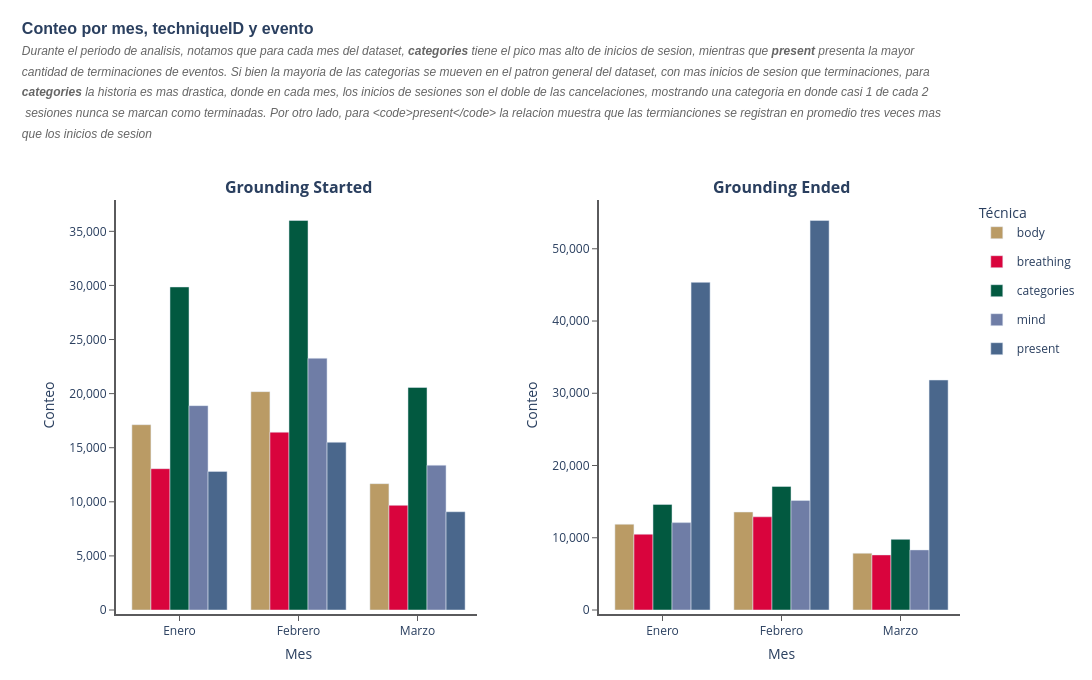

The notebook cell this image was saved under:
### Code cell
#? 8. Visualizacion con Plotly de la agrupacion por mes y techniqueID
agrupacion_mes_plot = agrupacion_mes.melt(
    id_vars=['mes_num', 'nombre_mes', 'techniqueID'],
    value_vars=['Grounding Started', 'Grounding Ended'],
    var_name='event', value_name='conteo'
)

#? 8.1 Filtrar solo hasta marzo (mes_num <= 3)
agrupacion_mes_plot = agrupacion_mes_plot[agrupacion_mes_plot['mes_num'] <= 3]
orden_meses_filtrado = [m for m in orden_meses if m in agrupacion_mes_plot['nombre_mes'].values]


#? 8.2 Definimos los subplots en donde vamos a trabajar
events = ['Grounding Started', 'Grounding Ended']
fig = make_subplots(
    rows=1, cols=2,
    subplot_titles=[f'<b>{e}</b>' for e in events],
    horizontal_spacing=0.15
)

techniques = agrupacion_mes_plot['techniqueID'].unique()
shown_legends = set()

#? 8.3 Iteramos sobre todos los eventos para obtener los detalles del conteo de cada evento donde mantenemos informacion de tecnicas y messe
for col_idx, event in enumerate(events, start=1):
    event_data = agrupacion_mes_plot[agrupacion_mes_plot['event'] == event]
    #? 8.3.1 Por cada tecnica, extrameos la data de esa tecnica directamente y anadimos el grafico de barras con un eje x de los mese, y el conteo y segmentado por el el color de
    #? la tecnica
    for tech in techniques:
        tech_data = (event_data[event_data['techniqueID'] == tech]
                     .set_index('nombre_mes')
                     .reindex(orden_meses_filtrado)
                     .reset_index())
        show_legend = tech not in shown_legends
        shown_legends.add(tech)
        fig.add_trace(
            go.Bar(
                x=tech_data['nombre_mes'],
                y=tech_data['conteo'],
                name=tech,
                legendgroup=tech,
                showlegend=show_legend,
                marker_color=TECHNIQUE_COLORS.get(tech),
            ),
            row=1, col=col_idx
        )

#? 8.4 Definimos estilos adicionales
fig.update_layout(barmode='group')
apply_dashboard_theme(
    fig,
    'Conteo por mes, techniqueID y evento',
    'Durante el periodo de analisis, notamos que para cada mes del dataset, <b>categories</b> tiene el pico mas alto de inicios de sesion, mientras que <b>present</b> presenta la mayor<br>'
    'cantidad de terminaciones de eventos. Si bien la mayoria de las categorias se mueven en el patron general del dataset, con mas inicios de sesion que terminaciones, para<br><b>categories</b> la historia es mas drastica, donde en cada mes, los inicios de sesiones son el doble de las cancelaciones, mostrando una categoria en donde casi 1 de cada 2<br> sesiones nunca se marcan como terminadas. Por otro lado, para <code>present</code> la relacion muestra que las termianciones se registran en promedio tres veces mas<br>que los inicios de sesion',
    height=680,
)
fig.update_layout(legend_title='Técnica', hovermode='closest')
fig.update_xaxes(title='Mes', showgrid=False, showline=True, linecolor=COLOR_LINE, linewidth=2, ticks='outside', tickcolor=COLOR_LINE)
fig.update_yaxes(title='Conteo', showgrid=False, showline=True, linecolor=COLOR_LINE, linewidth=2, ticks='outside', tickcolor=COLOR_LINE, tickformat=',.0f')
fig.show()

### Figure 1 — Plotly figure (JSON) as saved in the notebook; plotly's stock layout.template omitted (floating-point values rounded to 4 significant figures)
{"data": [{"legendgroup": "body", "marker": {"color": "#BA9B65"}, "name": "body", "showlegend": true, "x": ["Enero", "Febrero", "Marzo"], "y": [17127, 20183, 11678], "type": "bar", "xaxis": "x", "yaxis": "y"}, {"legendgroup": "breathing", "marker": {"color": "#D9043D"}, "name": "breathing", "showlegend": true, "x": ["Enero", "Febrero", "Marzo"], "y": [13062, 16434, 9674], "type": "bar", "xaxis": "x", "yaxis": "y"}, {"legendgroup": "categories", "marker": {"color": "#025940"}, "name": "categories", "showlegend": true, "x": ["Enero", "Febrero", "Marzo"], "y": [29859, 36001, 20568], "type": "bar", "xaxis": "x", "yaxis": "y"}, {"legendgroup": "mind", "marker": {"color": "#6F7DA6"}, "name": "mind", "showlegend": true, "x": ["Enero", "Febrero", "Marzo"], "y": [18889, 23266, 13384], "type": "bar", "xaxis": "x", "yaxis": "y"}, {"legendgroup": "present", "marker": {"color": "#4A678C"}, "name": "present", "showlegend": true, "x": ["Enero", "Febrero", "Marzo"], "y": [12812, 15505, 9084], "type": "bar", "xaxis": "x", "yaxis": "y"}, {"legendgroup": "body", "marker": {"color": "#BA9B65"}, "name": "body", "showlegend": false, "x": ["Enero", "Febrero", "Marzo"], "y": [11870, 13563, 7859], "type": "bar", "xaxis": "x2", "yaxis": "y2"}, {"legendgroup": "breathing", "marker": {"color": "#D9043D"}, "name": "breathing", "showlegend": false, "x": ["Enero", "Febrero", "Marzo"], "y": [10494, 12899, 7624], "type": "bar", "xaxis": "x2", "yaxis": "y2"}, {"legendgroup": "categories", "marker": {"color": "#025940"}, "name": "categories", "showlegend": false, "x": ["Enero", "Febrero", "Marzo"], "y": [14616, 17102, 9777], "type": "bar", "xaxis": "x2", "yaxis": "y2"}, {"legendgroup": "mind", "marker": {"color": "#6F7DA6"}, "name": "mind", "showlegend": false, "x": ["Enero", "Febrero", "Marzo"], "y": [12095, 15163, 8322], "type": "bar", "xaxis": "x2", "yaxis": "y2"}, {"legendgroup": "present", "marker": {"color": "#4A678C"}, "name": "present", "showlegend": false, "x": ["Enero", "Febrero", "Marzo"], "y": [45351, 53913, 31834], "type": "bar", "xaxis": "x2", "yaxis": "y2"}], "layout": {"xaxis": {"anchor": "y", "domain": [0.0, 0.425], "title": {"text": "Mes"}, "showgrid": false, "showline": true, "linecolor": "#5A5A5C", "linewidth": 2, "ticks": "outside", "tickcolor": "#5A5A5C"}, "yaxis": {"anchor": "x", "domain": [0.0, 1.0], "title": {"text": "Conteo"}, "showgrid": false, "showline": true, "linecolor": "#5A5A5C", "linewidth": 2, "ticks": "outside", "tickcolor": "#5A5A5C", "tickformat": ",.0f"}, "xaxis2": {"anchor": "y2", "domain": [0.575, 1.0], "title": {"text": "Mes"}, "showgrid": false, "showline": true, "linecolor": "#5A5A5C", "linewidth": 2, "ticks": "outside", "tickcolor": "#5A5A5C"}, "yaxis2": {"anchor": "x2", "domain": [0.0, 1.0], "title": {"text": "Conteo"}, "showgrid": false, "showline": true, "linecolor": "#5A5A5C", "linewidth": 2, "ticks": "outside", "tickcolor": "#5A5A5C", "tickformat": ",.0f"}, "annotations": [{"font": {"size": 16}, "showarrow": false, "text": "<b>Grounding Started</b>", "x": 0.2125, "xanchor": "center", "xref": "paper", "y": 1.0, "yanchor": "bottom", "yref": "paper"}, {"font": {"size": 16}, "showarrow": false, "text": "<b>Grounding Ended</b>", "x": 0.7875, "xanchor": "center", "xref": "paper", "y": 1.0, "yanchor": "bottom", "yref": "paper"}], "barmode": "group", "title": {"font": {"size": 16, "family": "Arial"}, "text": "<b>Conteo por mes, techniqueID y evento</b><br><i><span style='font-size:12px;font-weight:200;color:#666'>Durante el periodo de analisis, notamos que para cada mes del dataset, <b>categories</b> tiene el pico mas alto de inicios de sesion, mientras que <b>present</b> presenta la mayor<br>cantidad de terminaciones de eventos. Si bien la mayoria de las categorias se mueven en el patron general del dataset, con mas inicios de sesion que terminaciones, para<br><b>categories</b> la historia es mas drastica, donde en cada mes, los inicios de sesiones son el doble de las cancelaciones, mostrando una categoria en donde casi 1 de cada 2<br> sesiones nunca se marcan como terminadas. Por otro lado, para <code>present</code> la relacion muestra que las termianciones se registran en promedio tres veces mas<br>que los inicios de sesion</span></i>", "x": 0.02, "xanchor": "left", "y": 0.95}, "margin": {"l": 120, "r": 120, "b": 70, "t": 200, "pad": 4}, "autosize": false, "width": 1200, "height": 680, "paper_bgcolor": "rgba(0,0,0,0)", "plot_bgcolor": "rgba(0,0,0,0)", "legend": {"title": {"text": "Técnica"}}, "hovermode": "closest"}}
